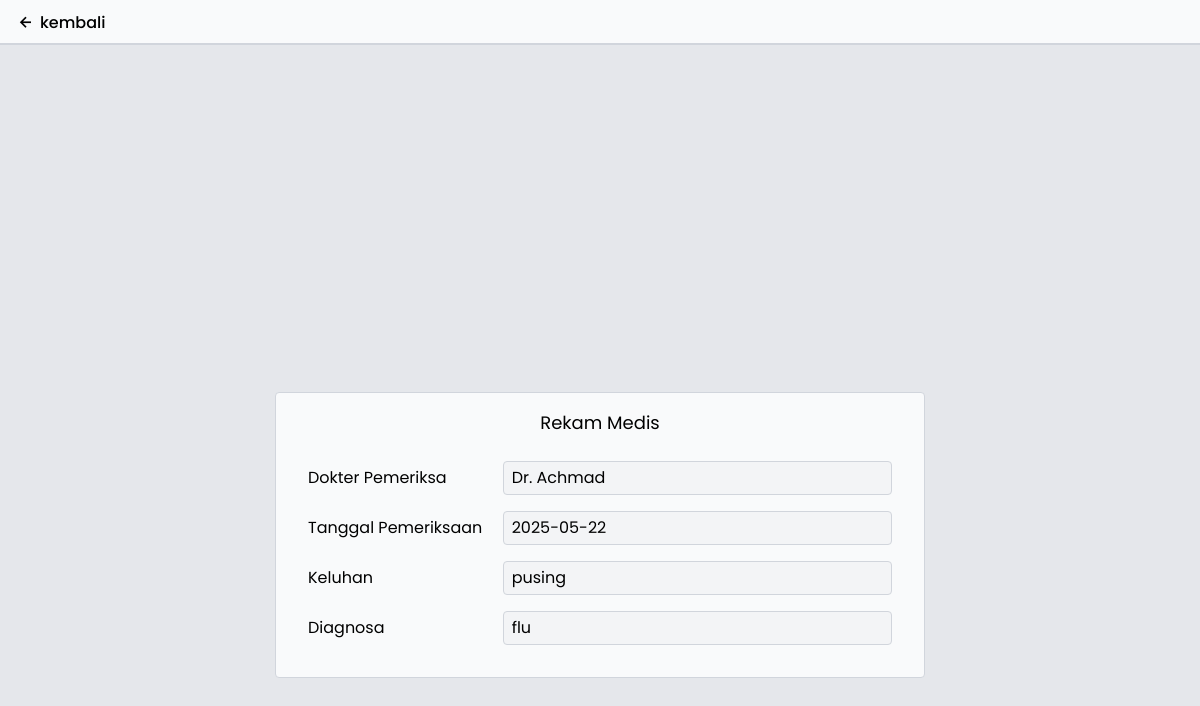
Screenshot of /pasien/tampilan_rekam_medis.php?id=33 (signed in) with the database file from the repository.
### tables this page shows
CREATE TABLE `dokter` (
  `id` int(11) NOT NULL,
  `email` varchar(255) NOT NULL,
  `password` varchar(255) NOT NULL,
  `nama` varchar(255) NOT NULL
);

CREATE TABLE `jadwal` (
  `id` int(11) NOT NULL,
  `tgl` date NOT NULL,
  `kloter` enum('pagi','sore') NOT NULL,
  `dokter` int(2) NOT NULL
);

CREATE TABLE `rekam_medis` (
  `id` int(11) NOT NULL,
  `pasien` int(11) NOT NULL,
  `keluhan` varchar(255) NOT NULL,
  `diagnosa` varchar(255) NOT NULL
);

### pasien/tampilan_rekam_medis.php (the view, shortened to what this page needs)
<?php
    include "../service/koneksi.php";
    $id = $_GET['id'];
    $sql_rekmed = "SELECT * FROM rekam_medis WHERE pasien=$id";
    $result = $db->query($sql_rekmed);
    if($result->num_rows > 0) {
        $data = $result->fetch_assoc();
        $keluhan = $data["keluhan"];
        $diagnosa = $data["diagnosa"];
        $sql_antrian = "SELECT * FROM antrian WHERE id=$id";
        $result_antrian = $db->query($sql_antrian);
        $data_antrian = $result_antrian->fetch_assoc();
        $antrian_jadwal = $data_antrian["jadwal"];
        $sql_jadwal = "SELECT * FROM jadwal WHERE id=$antrian_jadwal";
        $result_jadwal = $db->query($sql_jadwal);
        $data_jadwal = $result_jadwal->fetch_assoc();
        $id_dokter = $data_jadwal["dokter"];
        $jadwal_tanggal = $data_jadwal["tgl"];
        $sql_dokter = "SELECT * FROM dokter WHERE id=$id_dokter";
        $result_dokter = $db->query($sql_dokter);
        $data_dokter = $result_dokter->fetch_assoc();
        $nama_dokter = $data_dokter["nama"];
    } else{
    }
?>
<!DOCTYPE html>
<html lang="en">
<head>
    <script src="https://cdn.jsdelivr.net/npm/@tailwindcss/browser@4"></script>
    <link href='https://unpkg.com/boxicons@2.1.4/css/boxicons.min.css' rel='stylesheet'>
</head>
<body>
    <header class="w-full">
        <nav class="w-full h-[45px] bg-gray-50 border-b-2 border-gray-300 flex items-center px-4">
            <div class=""><a href="lihat_rekam_medis.php" class="flex items-center gap-1"><i class='bx bx-left-arrow-alt' class="" style="font-size: 20px;"></i><p class="font-medium translate-y-[1px]">kembali</p></a></div>
        </nav>
    </header>
    <div class="w-full h-screen flex justify-center items-center bg-gray-200">
        <div class="bg-gray-50 w-[650px] rounded-sm border-1 border-gray-300 px-8 py-4">
            <?php if($result->num_rows > 0) : ?>
                <div class="flex justify-center mb-6">
                    <span class="text-lg">Rekam Medis</span>
                </div>
                <div class="flex flex-col gap-4">
                    <div class="flex items-center">
                        <label class="w-1/3">Dokter Pemeriksa</label>
                        <span class="w-2/3 bg-gray-100 border-1 border-gray-300 rounded-sm px-2 py-1">Dr. <?= $nama_dokter ?></span>
                    </div>
                    <div class="flex items-center">
                        <label class="w-1/3">Tanggal Pemeriksaan</label>
                        <span class="w-2/3 bg-gray-100 border-1 border-gray-300 rounded-sm px-2 py-1"><?= $jadwal_tanggal ?></span>
                    </div>
                    <div class="flex items-center">
                        <label class="w-1/3">Keluhan</label>
                        <span class="w-2/3 bg-gray-100 border-1 border-gray-300 rounded-sm px-2 py-1"><?= $keluhan ?></span>
                    </div>
                    <div class="flex items-center mb-4">
                        <label class="w-1/3">Diagnosa</label>
                        <span class="w-2/3 bg-gray-100 border-1 border-gray-300 rounded-sm px-2 py-1"><?= $diagnosa ?></span>
                    </div>
                </div>
            <?php elseif($result->num_rows == 0) : ?>
                <p>Belum ada Rekam Medis</p>
            <?php endif; ?>
        </div>
    </div>
</body>
</html>

### pasien/tampilan_rekam_medis.php (style rules this page uses)
* { font-family: "Poppins", sans-serif; }

### rows the page displays
dokter: nama "Achmad"
jadwal: tgl "2025-05-22"
rekam_medis: keluhan "pusing", diagnosa "flu"
